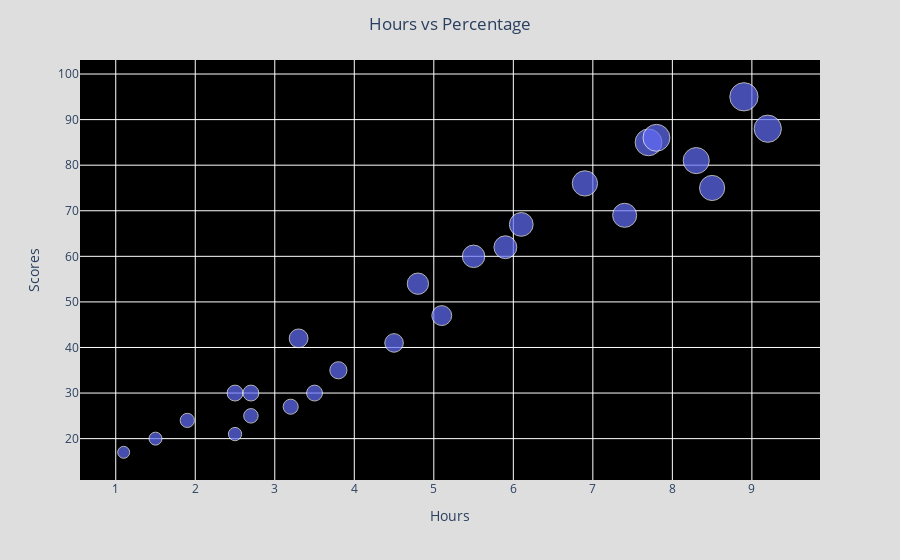

Write notebook code for a chart like this one.
### Markdown cell above
***Let's find the relationship between predictor variable(Hours) and target variable(Scores) by plotting a scatter plot between them.***

### Code cell
x=data['Hours']
y=data['Scores']
fig=px.scatter(data,x,y, size='Scores' )
fig.update_layout(title_text='Hours vs Percentage', title_x=0.5,plot_bgcolor='rgb(0,0,0)',paper_bgcolor='rgb(222, 222, 222)')

fig.show()

### Figure 1 — Plotly figure (JSON) as saved in the notebook; plotly's stock layout.template omitted (floating-point values rounded to 4 significant figures)
{"data": [{"hoverlabel": {"namelength": 0}, "hovertemplate": "Hours=%{x}<br>Scores=%{marker.size}", "legendgroup": "", "marker": {"color": "#636efa", "size": [21, 47, 27, 75, 30, 20, 88, 60, 81, 25, 85, 62, 41, 42, 17, 95, 30, 24, 67, 69, 30, 54, 35, 76, 86], "sizemode": "area", "sizeref": 0.2375, "symbol": "circle"}, "mode": "markers", "name": "", "showlegend": false, "type": "scatter", "x": [2.5, 5.1, 3.2, 8.5, 3.5, 1.5, 9.2, 5.5, 8.3, 2.7, 7.7, 5.9, 4.5, 3.3, 1.1, 8.9, 2.5, 1.9, 6.1, 7.4, 2.7, 4.8, 3.8, 6.9, 7.8], "xaxis": "x", "y": [21, 47, 27, 75, 30, 20, 88, 60, 81, 25, 85, 62, 41, 42, 17, 95, 30, 24, 67, 69, 30, 54, 35, 76, 86], "yaxis": "y"}], "layout": {"legend": {"itemsizing": "constant", "tracegroupgap": 0}, "margin": {"t": 60}, "paper_bgcolor": "rgb(222, 222, 222)", "plot_bgcolor": "rgb(0,0,0)", "title": {"text": "Hours vs Percentage", "x": 0.5}, "xaxis": {"anchor": "y", "domain": [0, 1], "title": {"text": "Hours"}}, "yaxis": {"anchor": "x", "domain": [0, 1], "title": {"text": "Scores"}}}}
